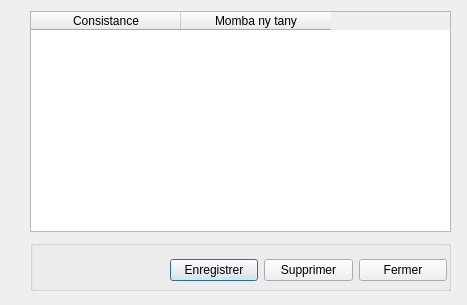
<?xml version="1.0" encoding="UTF-8"?>
<ui version="4.0">
 <class>Dialog</class>
 <widget class="QDialog" name="Dialog">
  <property name="geometry">
   <rect>
    <x>0</x>
    <y>0</y>
    <width>467</width>
    <height>305</height>
   </rect>
  </property>
  <property name="windowTitle">
   <string>Liste des consistances</string>
  </property>
  <widget class="QGroupBox" name="groupBox">
   <property name="geometry">
    <rect>
     <x>30</x>
     <y>240</y>
     <width>421</width>
     <height>51</height>
    </rect>
   </property>
   <property name="title">
    <string/>
   </property>
   <widget class="QWidget" name="horizontalLayoutWidget">
    <property name="geometry">
     <rect>
      <x>140</x>
      <y>10</y>
      <width>277</width>
      <height>41</height>
     </rect>
    </property>
    <layout class="QHBoxLayout" name="horizontalLayout">
     <item>
      <widget class="QPushButton" name="BTEnregistrer">
       <property name="text">
        <string>Enregistrer</string>
       </property>
      </widget>
     </item>
     <item>
      <widget class="QPushButton" name="BTSupprimer">
       <property name="text">
        <string>Supprimer</string>
       </property>
      </widget>
     </item>
     <item>
      <widget class="QPushButton" name="BTFermer">
       <property name="text">
        <string>Fermer</string>
       </property>
      </widget>
     </item>
    </layout>
   </widget>
  </widget>
  <widget class="QTableWidget" name="tableWidget">
   <property name="geometry">
    <rect>
     <x>30</x>
     <y>11</y>
     <width>421</width>
     <height>221</height>
    </rect>
   </property>
   <attribute name="horizontalHeaderDefaultSectionSize">
    <number>150</number>
   </attribute>
   <column>
    <property name="text">
     <string>Consistance</string>
    </property>
   </column>
   <column>
    <property name="text">
     <string>Momba ny tany</string>
    </property>
   </column>
  </widget>
 </widget>
 <resources/>
 <connections/>
</ui>
